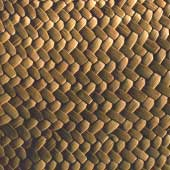
//> input picture 2A/S8/traitement_image/projet/ImageQuilting/fabric.jpg, 170 x 170 px
$ ./synthese   (built with g++ and OpenCV 4)
//> lines starting //> are read from the running program, lines starting //| are printed output that depends on the picture
//> further down, imageSource is the input picture: 170 rows x 170 cols, CV_8UC3; mean B, G, R 66.9, 97.5, 123.9
#include <iostream>
#include <vector>
#include <cstdlib>
#include <ctime>
#include <chrono>
#include <opencv2/opencv.hpp>

double getPSNR(const cv::Mat& I1, const cv::Mat& I2)
{
    cv::Mat s1;
    cv::absdiff(I1, I2, s1);
    s1.convertTo(s1, CV_32F);
    s1 = s1.mul(s1);
    cv::Scalar s = sum(s1);
    double sse = s.val[0] + s.val[1] + s.val[2];
    if( sse <= 1e-10)
        return 0;
    else
    {
        double mse  = sse / (double)(I1.channels() * I1.total());
        double psnr = 10.0 * log10((255 * 255) / mse);
        return psnr;
    }
}
cv::Scalar getMSSIM(const cv::Mat& i1, const cv::Mat& i2)
{
    const double C1 = 6.5025, C2 = 58.5225;
    int d = CV_32F;

    cv::Mat I1, I2;
    i1.convertTo(I1, d);
    i2.convertTo(I2, d);

    // Pré-calculs
    cv::Mat I1_2 = I1.mul(I1);
    cv::Mat I2_2 = I2.mul(I2);
    cv::Mat I1_I2 = I1.mul(I2);

    cv::Mat mu1, mu2;
    cv::GaussianBlur(I1, mu1, cv::Size(11, 11), 1.5);
    cv::GaussianBlur(I2, mu2, cv::Size(11, 11), 1.5);

    // mu1^2, mu2^2, mu1*mu2
    cv::Mat mu1_2 = mu1.mul(mu1);
    cv::Mat mu2_2 = mu2.mul(mu2);
    cv::Mat mu1_mu2 = mu1.mul(mu2);

    // Calcul des variances et covariance
    cv::Mat sigma1_2, sigma2_2, sigma12;
    cv::GaussianBlur(I1_2, sigma1_2, cv::Size(11, 11), 1.5);
    sigma1_2 -= mu1_2;

    cv::GaussianBlur(I2_2, sigma2_2, cv::Size(11, 11), 1.5);
    sigma2_2 -= mu2_2;

    cv::GaussianBlur(I1_I2, sigma12, cv::Size(11, 11), 1.5);
    sigma12 -= mu1_mu2;

    // SSIM calculation
    cv::Mat t1, t2, t3, t1_mul_t2, t1_den, t2_den;

    // Numerator
    cv::Mat t1_n = (2.0 * mu1_mu2 + C1);
    cv::Mat t2_n = (2.0 * sigma12 + C2);
    t1_mul_t2 = t1_n.mul(t2_n);

    // Denominator
    t1_den = (mu1_2 + mu2_2 + C1);
    t2_den = (sigma1_2 + sigma2_2 + C2);
    cv::Mat t1t2_den = t1_den.mul(t2_den);

    // Final SSIM map
    cv::Mat ssim_map;
    cv::divide(t1_mul_t2, t1t2_den, ssim_map);

    return cv::mean(ssim_map);
}

std::pair<double, cv::Scalar> evaluateSynthesisQuality(const cv::Mat& refImage, const cv::Mat& synthImage, int stepSize = 5) {
    int patchH = refImage.rows;
    int patchW = refImage.cols;

    if (synthImage.rows < patchH || synthImage.cols < patchW) {
        std::cerr << "[Erreur] L'image synthétisée est plus petite que le patch de référence." << std::endl;
        return {-1.0, cv::Scalar(-1, -1, -1)};
    }

    int maxY = synthImage.rows - patchH;
    int maxX = synthImage.cols - patchW;

    double psnrSum = 0.0;
    cv::Scalar mssimSum(0, 0, 0, 0);
    int patchCount = 0;

    for (int y = 0; y <= maxY; y += stepSize) {
        for (int x = 0; x <= maxX; x += stepSize) {
            cv::Rect roi(x, y, patchW, patchH);

            if ((roi.x + roi.width <= synthImage.cols) && (roi.y + roi.height <= synthImage.rows)) {
                cv::Mat patch = synthImage(roi);

                psnrSum += getPSNR(refImage, patch);
                mssimSum += getMSSIM(refImage, patch);
                patchCount++;
            }
        }
    }

    if (patchCount == 0) {
        std::cerr << "[Erreur] Aucun patch valide trouvé." << std::endl;
        return {-1.0, cv::Scalar(-1, -1, -1)};
    }

    std::cout << "Nombre de patches évalués: " << patchCount << std::endl;

    return {psnrSum / patchCount, mssimSum / patchCount};
}


std::vector<cv::Mat> extraireBlocs(const cv::Mat &imageEntree, int taille) {
//> called with taille = 100
    std::vector<cv::Mat> blocs;
    int lignes = imageEntree.rows;
//> lignes = 170
    int colonnes = imageEntree.cols;
//> colonnes = 170

    for (int i = 0; i <= lignes - taille; i++) {
        for (int j = 0; j <= colonnes - taille; j++) {
            cv::Rect zone(j, i, taille, taille);
            cv::Mat bloc = imageEntree(zone).clone();
            blocs.push_back(bloc);
        }
    }
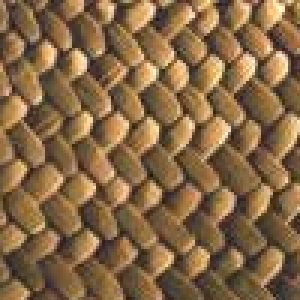
//> blocs[1]: 100 rows x 100 cols, CV_8UC3 (shown 3 times larger); mean B, G, R 69.3, 103.4, 133.6
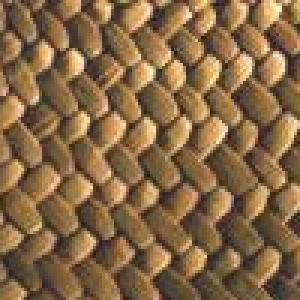
//> blocs[2]: 100 rows x 100 cols, CV_8UC3 (shown 3 times larger); mean B, G, R 69.3, 103.5, 133.7
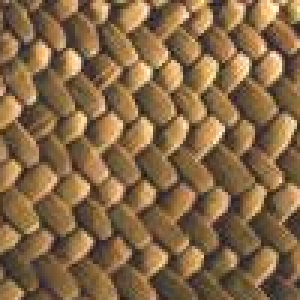
//> blocs[3]: 100 rows x 100 cols, CV_8UC3 (shown 3 times larger); mean B, G, R 69.4, 103.5, 133.7
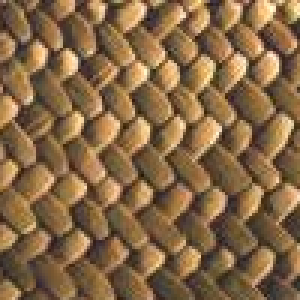
//> blocs[4]: 100 rows x 100 cols, CV_8UC3 (shown 3 times larger); mean B, G, R 69.4, 103.6, 133.8
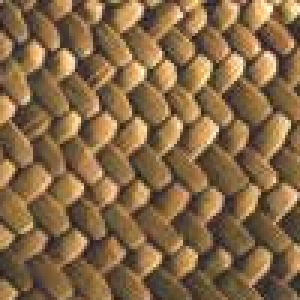
//> blocs[5]: 100 rows x 100 cols, CV_8UC3 (shown 3 times larger); mean B, G, R 69.5, 103.7, 133.9
    return blocs;
}

double erreurChevauchementHorizontal(const cv::Mat& place, const cv::Mat& candidat, int chevauchement) {
    cv::Mat chevauchementPlace = place(cv::Rect(place.cols - chevauchement, 0, chevauchement, place.rows)).clone();
    cv::Mat chevauchementCandidat = candidat(cv::Rect(0, 0, chevauchement, candidat.rows)).clone();
    cv::Mat diff = chevauchementPlace - chevauchementCandidat;
    cv::Mat diffCarre;
    cv::pow(diff, 2, diffCarre);
    double erreur = cv::sum(diffCarre)[0];
    return erreur;
}

double erreurChevauchementVertical(const cv::Mat& place, const cv::Mat& candidat, int chevauchement) {
    cv::Mat chevauchementPlace = place(cv::Rect(0, place.rows - chevauchement, place.cols, chevauchement)).clone();
    cv::Mat chevauchementCandidat = candidat(cv::Rect(0, 0, candidat.cols, chevauchement)).clone();
    cv::Mat diff = chevauchementPlace - chevauchementCandidat;
    cv::Mat diffCarre;
    cv::pow(diff, 2, diffCarre);
    double erreur = cv::sum(diffCarre)[0];
    return erreur;
}

cv::Mat choisirBloc(const std::vector<cv::Mat> &candidats, const cv::Mat &blocGauche, const cv::Mat &blocHaut, int overlap,double tolerance) {
    double erreurMin = std::numeric_limits<double>::max();
    std::vector<double> erreurs(candidats.size());

    // Calculer l'erreur pour chaque candidat
    for (size_t i = 0; i < candidats.size(); i++) {
        double erreur = 0.0;

        if (!blocGauche.empty()) {
            erreur += erreurChevauchementVertical(blocGauche, candidats[i], overlap);
        }
        if (!blocHaut.empty()) {
            erreur += erreurChevauchementHorizontal(blocHaut, candidats[i], overlap);
        }

        erreurs[i] = erreur;
        if (erreur < erreurMin) {
            erreurMin = erreur;
        }
    }

    double seuilTolerance = erreurMin * (1.0 + tolerance);

    std::vector<int> candidatsValides;
    for (size_t i = 0; i < candidats.size(); i++) {
        if (erreurs[i] <= seuilTolerance) {
            candidatsValides.push_back(i);
        }
    }

    int indexChoisi;
    if (!candidatsValides.empty()) {
        int randomIdx = rand() % candidatsValides.size();
        indexChoisi = candidatsValides[randomIdx];
    } else {
        indexChoisi = 0;
        for (size_t i = 1; i < candidats.size(); i++) {
            if (erreurs[i] < erreurs[indexChoisi]) {
                indexChoisi = i;
            }
        }
    }

    return candidats[indexChoisi].clone();
}

std::vector<int> cheminCoupeVertical(const cv::Mat& e){
    int lignes = e.rows;
    int colonnes = e.cols;
    cv::Mat E = cv::Mat::zeros(lignes, colonnes, CV_64F);


    for (int i = 0; i < colonnes; i++) {
        E.at<double>(0, i) = e.at<double>(0, i);
    }


    for (int i = 1; i < lignes; i++) {
        for (int j = 0; j < colonnes; j++) {
            double minPrev = E.at<double>(i - 1, j);
            if (j > 0) minPrev = std::min(minPrev, E.at<double>(i - 1, j - 1));
            if (j < colonnes - 1) minPrev = std::min(minPrev, E.at<double>(i - 1, j + 1));
            E.at<double>(i, j) = e.at<double>(i, j) + minPrev;
        }
    }


    std::vector<int> chemin(lignes);
    double min = E.at<double>(lignes-1, 0);
    int idxmin = 0;

    for (int j = 0; j < colonnes; j++) {
        if (E.at<double>(lignes-1, j) < min) {
            min = E.at<double>(lignes-1, j);
            idxmin = j;
        }
    }

    chemin[lignes-1] = idxmin;

    for (int i = lignes-2; i >= 0; i--) {
        int prec = chemin[i+1];
        int meilleur = prec;
        double meilleureVal = E.at<double>(i, prec);

        if (prec > 0 && E.at<double>(i, prec - 1) < meilleureVal) {
            meilleur = prec - 1;
            meilleureVal = E.at<double>(i, prec - 1);
        }

        if (prec < colonnes - 1 && E.at<double>(i, prec + 1) < meilleureVal) {
            meilleur = prec + 1;
        }

        chemin[i] = meilleur;
    }

    return chemin;
}

std::vector<int> cheminCoupeHorizontale(const cv::Mat& e){
    int lignes = e.rows;
    int colonnes = e.cols;
    cv::Mat E = cv::Mat::zeros(lignes, colonnes, CV_64F);


    for (int i = 0; i < lignes; i++) {
        E.at<double>(i, 0) = e.at<double>(i, 0);
    }


    for (int j = 1; j < colonnes; j++) {
        for (int i = 0; i < lignes; i++) {
            double minPrev = E.at<double>(i, j-1);
            if (i > 0) minPrev = std::min(minPrev, E.at<double>(i - 1, j - 1));
            if (i < lignes - 1) minPrev = std::min(minPrev, E.at<double>(i + 1, j - 1));
            E.at<double>(i, j) = e.at<double>(i, j) + minPrev;
        }
    }


    std::vector<int> chemin(colonnes);
    double min = E.at<double>(0, colonnes-1);
    int idxmin = 0;

    for (int j = 0; j < lignes; j++) {
        if (E.at<double>(j, colonnes-1) < min) {
            min = E.at<double>(j, colonnes-1);
            idxmin = j;
        }
    }

    chemin[colonnes-1] = idxmin;


    for (int j = colonnes-2; j >= 0; j--) {
        int prec = chemin[j+1];
        int meilleur = prec;
        double meilleureVal = E.at<double>(prec, j);

        if (prec > 0 && E.at<double>(prec - 1, j) < meilleureVal) {
            meilleur = prec - 1;
            meilleureVal = E.at<double>(prec - 1, j);
        }

        if (prec < lignes - 1 && E.at<double>(prec + 1, j) < meilleureVal) {
            meilleur = prec + 1;
            meilleureVal = E.at<double>(prec + 1, j);
        }

        chemin[j] = meilleur;
    }

    return chemin;
}

cv::Mat fusionHorizontale(const cv::Mat& blocGauche, const cv::Mat& blocCandidat, int overlap){
    int taille = blocGauche.rows;


    cv::Mat overlapGauche = blocGauche(cv::Rect(taille-overlap, 0, overlap, taille)).clone();
    cv::Mat overlapCandidat = blocCandidat(cv::Rect(0, 0, overlap, taille)).clone();
    cv::Mat blocCandidatCopie = blocCandidat.clone();

    cv::Mat diff;
    cv::absdiff(overlapGauche, overlapCandidat, diff);
    cv::Mat diffSquared;
    cv::pow(diff, 2, diffSquared);
    cv::Mat e;
    cv::cvtColor(diffSquared, e, cv::COLOR_BGR2GRAY);
    e.convertTo(e, CV_64F);

    std::vector<int> chemin = cheminCoupeVertical(e);


    cv::Mat masque = cv::Mat::zeros(taille, overlap, CV_8UC1);
    for (int y = 0; y < taille; ++y) {
        int xCoupe = chemin[y];
        for (int x = 0; x < xCoupe; ++x) {
            masque.at<uchar>(y, x) = 255;
        }
    }

    cv::Mat fusion = blocCandidatCopie.clone();
    overlapGauche.copyTo(fusion(cv::Rect(0, 0, overlap, taille)), masque);

    return fusion;
}

cv::Mat fusionVerticale(const cv::Mat& blocHaut, const cv::Mat& blocCandidat, int overlap) {
    int taille = blocHaut.rows;


    cv::Mat overlapHaut = blocHaut(cv::Rect(0, taille - overlap, taille, overlap)).clone();
    cv::Mat overlapCandidat = blocCandidat(cv::Rect(0, 0, taille, overlap)).clone();
    cv::Mat blocCandidatCopie = blocCandidat.clone();


    cv::Mat diff;
    cv::absdiff(overlapHaut, overlapCandidat, diff);
    cv::Mat diffSquared;
    cv::pow(diff, 2, diffSquared);
    cv::Mat e;
    cv::cvtColor(diffSquared, e, cv::COLOR_BGR2GRAY);
    e.convertTo(e, CV_64F);


    std::vector<int> chemin = cheminCoupeHorizontale(e);


    cv::Mat masque = cv::Mat::zeros(overlap, taille, CV_8UC1);
    for (int x = 0; x < taille; ++x) {
        int yCoupe = chemin[x];
        for (int y = 0; y < yCoupe; ++y) {
            masque.at<uchar>(y, x) = 255;
        }
    }


    cv::Mat fusion = blocCandidatCopie.clone();
    overlapHaut.copyTo(fusion(cv::Rect(0, 0, taille, overlap)), masque);

    return fusion;
}

cv::Mat fusionMixte(const cv::Mat& blocGauche, const cv::Mat& blocHaut, const cv::Mat& blocCandidat, int overlap) {
    int taille = blocCandidat.rows;

    cv::Mat blocCandidatCopie = blocCandidat.clone();


    cv::Mat overlapGauche = blocGauche(cv::Rect(taille - overlap, 0, overlap, taille)).clone();
    cv::Mat overlapCandV = blocCandidatCopie(cv::Rect(0, 0, overlap, taille)).clone();
    cv::Mat diffV;
    cv::absdiff(overlapGauche, overlapCandV, diffV);
    cv::pow(diffV, 2, diffV);
    cv::Mat e_vert;
    cv::cvtColor(diffV, e_vert, cv::COLOR_BGR2GRAY);
    e_vert.convertTo(e_vert, CV_64F);
    std::vector<int> cheminV = cheminCoupeVertical(e_vert);

    cv::Mat masqueV = cv::Mat::zeros(taille, overlap, CV_8UC1);
    for (int y = 0; y < taille; ++y) {
        int xCoupe = cheminV[y];
        for (int x = 0; x < xCoupe; ++x) {
            masqueV.at<uchar>(y, x) = 255;
        }
    }


    cv::Mat overlapHaut = blocHaut(cv::Rect(0, taille - overlap, taille, overlap)).clone();
    cv::Mat overlapCandH = blocCandidatCopie(cv::Rect(0, 0, taille, overlap)).clone();
    cv::Mat diffH;
    cv::absdiff(overlapHaut, overlapCandH, diffH);
    cv::pow(diffH, 2, diffH);
    cv::Mat e_horiz;
    cv::cvtColor(diffH, e_horiz, cv::COLOR_BGR2GRAY);
    e_horiz.convertTo(e_horiz, CV_64F);
    std::vector<int> cheminH = cheminCoupeHorizontale(e_horiz);

    cv::Mat masqueH = cv::Mat::zeros(overlap, taille, CV_8UC1);
    for (int x = 0; x < taille; ++x) {
        int yCoupe = cheminH[x];
        for (int y = 0; y < yCoupe; ++y) {
            masqueH.at<uchar>(y, x) = 255;
        }
    }


    cv::Mat fusion = blocCandidatCopie.clone();


    overlapGauche.copyTo(fusion(cv::Rect(0, 0, overlap, taille)), masqueV);
    overlapHaut.copyTo(fusion(cv::Rect(0, 0, taille, overlap)), masqueH);

    return fusion;
}

cv::Mat quiltingImage(const cv::Mat& textureEntree, int largeurSortie, int hauteurSortie, int tailleBloc, double tauxChevauchement,double tolerance) {

    std::vector<cv::Mat> blocs = extraireBlocs(textureEntree, tailleBloc);
    int overlap = std::round(tauxChevauchement * tailleBloc);
    int pas = tailleBloc - overlap;

    int nBlocsX = std::ceil((largeurSortie - overlap) / float(pas));
    int nBlocsY = std::ceil((hauteurSortie - overlap) / float(pas));
    int largeurTemp = overlap + nBlocsX * pas;
    int hauteurTemp = overlap + nBlocsY * pas;

    cv::Mat imageTemp = cv::Mat::zeros(hauteurTemp, largeurTemp, CV_8UC3);


    for (int y = 0; y < nBlocsY; y++) {
        for (int x = 0; x < nBlocsX; x++) {
            int posX = x * pas;
            int posY = y * pas;

            if (y == 0 && x == 0) {

                int randomIndex = rand() % blocs.size();
                blocs[randomIndex].clone().copyTo(imageTemp(cv::Rect(posX, posY, tailleBloc, tailleBloc)));
            }
            else if (y == 0) {

                cv::Mat blocGauche = imageTemp(cv::Rect(posX - pas, posY, tailleBloc, tailleBloc)).clone();
                cv::Mat meilleurBloc = choisirBloc(blocs, blocGauche, cv::Mat(), overlap,tolerance);
                cv::Mat fusion = fusionHorizontale(blocGauche, meilleurBloc, overlap);
                fusion.copyTo(imageTemp(cv::Rect(posX, posY, tailleBloc, tailleBloc)));
            }
            else if (x == 0) {

                cv::Mat blocHaut = imageTemp(cv::Rect(posX, posY - pas, tailleBloc, tailleBloc)).clone();
                cv::Mat meilleurBloc = choisirBloc(blocs, cv::Mat(), blocHaut, overlap,tolerance);
                cv::Mat fusion = fusionVerticale(blocHaut, meilleurBloc, overlap);
                fusion.copyTo(imageTemp(cv::Rect(posX, posY, tailleBloc, tailleBloc)));
            }
            else {

                cv::Mat blocGauche = imageTemp(cv::Rect(posX - pas, posY, tailleBloc, tailleBloc)).clone();
                cv::Mat blocHaut = imageTemp(cv::Rect(posX, posY - pas, tailleBloc, tailleBloc)).clone();
                cv::Mat meilleurBloc = choisirBloc(blocs, blocGauche, blocHaut, overlap,tolerance);
                cv::Mat fusion = fusionMixte(blocGauche, blocHaut, meilleurBloc, overlap);
                fusion.copyTo(imageTemp(cv::Rect(posX, posY, tailleBloc, tailleBloc)));
            }
        }
    }
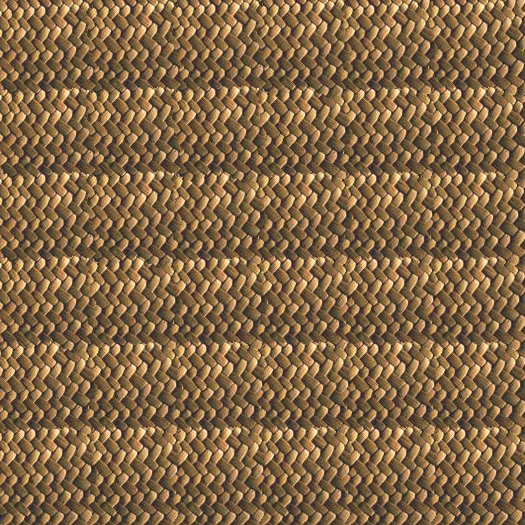
//> imageTemp: 525 rows x 525 cols, CV_8UC3; mean B, G, R 69.5, 102.5, 130.9

    return imageTemp(cv::Rect(0, 0, std::min(largeurSortie, largeurTemp),
                             std::min(hauteurSortie, hauteurTemp))).clone();
}

int main(int argc, const char * argv[]) {

    std::srand(std::time(nullptr));

    cv::Mat imageSource = cv::imread("fabric.jpg", cv::IMREAD_COLOR);
    if (imageSource.empty()) {
        std::cerr << "Image introuvable!" << std::endl;
        return -1;
    }
    double tolerance =0.01;
    int largeurSortie = 500;
    int hauteurSortie = 500;
    int tailleBloc = 100;
    double tauxChevauchement = 0.15;
    auto debut = std::chrono::high_resolution_clock::now();

    cv::Mat imageSortie = quiltingImage(imageSource, largeurSortie, hauteurSortie, tailleBloc, tauxChevauchement,tolerance);
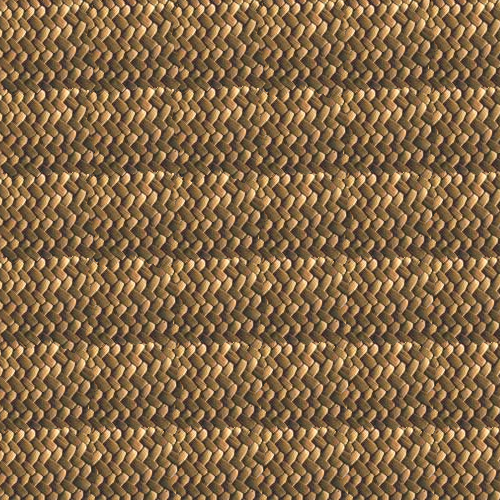
//> imageSortie: 500 rows x 500 cols, CV_8UC3; mean B, G, R 69.8, 103.1, 131.7
    auto [averagePSNR, averageMSSIM] = evaluateSynthesisQuality(imageSource, imageSortie, 5);
//> the loop in evaluateSynthesisQuality, `for (int y = 0; y <= maxY; y += stepSize)` made 67 passes
//> (psnrSum, mssimSum, patchCount) on passes 1 to 12: (867.1, Scalar(4.09, 3.73, 3.15), 67), (1743.1, Scalar(8.75, 8.01, 6.83), 134), (2624.2, Scalar(13.64, 12.73, 11.03), 201), (3498.2, Scalar(18.17, 17.1, 14.86), 268), (4363.3, Scalar(22.49, 21.07, 18.21), 335), (5228.5, Scalar(26.88, 25.06, 21.61), 402), (6100.2, Scalar(31.49, 29.52, 25.58), 469), (6969.3, Scalar(36.25, 34.1, 29.63), 536), (7829.1, Scalar(40.69, 38.17, 33.1), 603), (8687.7, Scalar(44.9, 42.01, 36.35), 670), (9556.2, Scalar(49.45, 46.38, 40.2), 737), (10427.2, Scalar(54.38, 51.08, 44.35), 804)
//> after the loop in evaluateSynthesisQuality, `for (int y = 0; y <= maxY; y += stepSize)`: psnrSum = 58130; mssimSum = Scalar(304, 286.8, 249.3); patchCount = 4489
//| Nombre de patches évalués: 4489
//> averagePSNR = 12.95; averageMSSIM = Scalar(0.0677, 0.0639, 0.0555)

    std::cout << "\n=== RÉSULTATS ===" << std::endl;
    std::cout << "Qualité moyenne avec sliding window :" << std::endl;
    std::cout << "PSNR moyen : " << averagePSNR << " dB" << std::endl;
//| PSNR moyen : 12.9494 dB
    std::cout << "MSSIM moyen : "
              << " R = " << averageMSSIM[2] * 100 << "%"
              << ", G = " << averageMSSIM[1] * 100 << "%"
              << ", B = " << averageMSSIM[0] * 100 << "%" << std::endl;
//| MSSIM moyen :  R = 5.55464%, G = 6.38801%, B = 6.77116%


    auto fin = std::chrono::high_resolution_clock::now();
    auto duree = std::chrono::duration_cast<std::chrono::milliseconds>(fin - debut);
    std::cout << "Temps de calcul: " << duree.count() << " ms" << std::endl;
    std::cout << "Temps de calcul: " << duree.count() / 1000.0 << " secondes" << std::endl;

    cv::imshow("TEXTURE", imageSource);
    cv::imshow("TEXTURE SYNTHETISEE", imageSortie);

    cv::waitKey(0);

    return 0;
}
